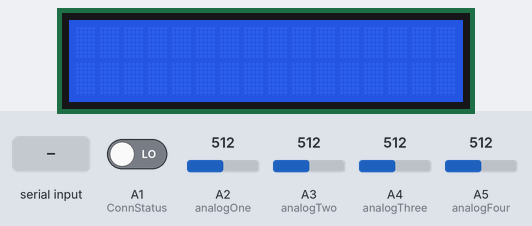
The sketch below on a simulated Arduino Uno, built with avr-gcc and run on an emulated ATmega328P. On the bench: 16×2 character LCD. Inputs (shaded band) come from the test bench; at power-on: A1 (ConnStatus) LOW, A2 (analogOne) = 512, A3 (analogTwo) = 512, A4 (analogThree) = 512, A5 (analogFour) = 512. What the sketch prints to the serial monitor is not drawn.

Above: at 6.3 s.
6.4 s: "a" received over the second serial link
At 8.3 s:
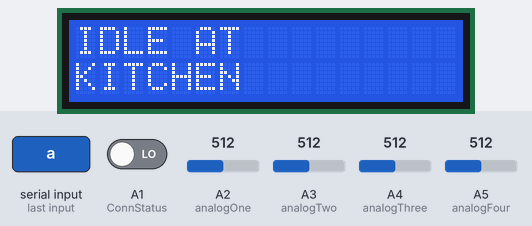
8.6 s: "b" received over the second serial link
At 10.2 s:
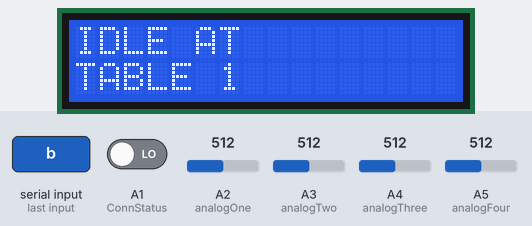
10.6 s: "A" received over the second serial link
At 12.0 s:
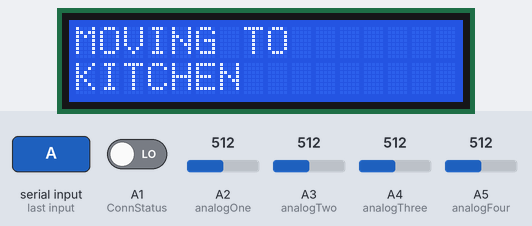
12.6 s: "B" received over the second serial link
At 13.7 s:
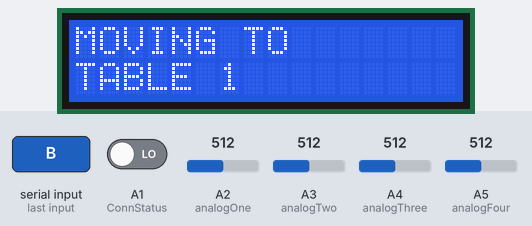
Timing chart, 0 to 15.6 s (numbered marks = the images above; inputs shaded):
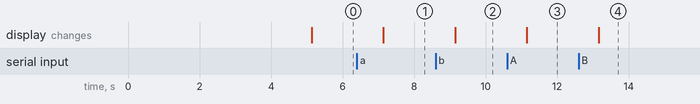

Measured:
- after the input at 6.4 s, the display: changes after 0.74 s (image 1)
- after the input at 8.6 s, the display: changes after 0.55 s (image 2)
- after the input at 10.6 s, the display: changes after 0.55 s (image 3)
- after the input at 12.6 s, the display: changes after 0.56 s (image 4)

The sketch:

backup_slave.ino
```cpp
//-----------------------------------------------------------------------------------------------------------//
//                                                                                                           //
//  Slave_ELEC1601_Student_2019_v3                                                                           //
//  The Instructor version of this code is identical to this version EXCEPT it also sets PIN codes           //
//  20191008 Peter Jones                                                                                     //
//                                                                                                           //
//  Bi-directional passing of serial inputs via Bluetooth                                                    //
//  Note: the void loop() contents differ from "capitalise and return" code                                  //
//                                                                                                           //
//  This version was initially based on the 2011 Steve Chang code but has been substantially revised         //
//  and heavily documented throughout.                                                                       //
//                                                                                                           //
//  20190927 Ross Hutton                                                                                     //
//  Identified that opening the Arduino IDE Serial Monitor asserts a DTR signal which resets the Arduino,    //
//  causing it to re-execute the full connection setup routine. If this reset happens on the Slave system,   //
//  re-running the setup routine appears to drop the connection. The Master is unaware of this loss and      //
//  makes no attempt to re-connect. Code has been added to check if the Bluetooth connection remains         //
//  established and, if so, the setup process is bypassed.                                                   //
//                                                                                                           //
//-----------------------------------------------------------------------------------------------------------//

#include <SoftwareSerial.h>   //Software Serial Port
#include <LiquidCrystal.h>
int contrast = 20;
int contrastPin = 8;
//One for each button
int analogOne = A2;
int analogTwo = A3;
int analogThree = A4;
int analogFour = A5;
// ###
LiquidCrystal lcd(12, 11, 5, 4, 3, 2);

//use this for the "waiting" after a button press
int period = 1000;
unsigned long timeNow = 0;
// ###

#define RxD 7
#define TxD 6
#define ConnStatus A1

#define DEBUG_ENABLED  1

// ##################################################################################
// ### EDIT THE LINES BELOW TO MATCH YOUR SHIELD NUMBER AND CONNECTION PIN OPTION ###
// ##################################################################################

int shieldPairNumber = 13;

// CAUTION: If ConnStatusSupported = true you MUST NOT use pin A1 otherwise "random" reboots will occur
// CAUTION: If ConnStatusSupported = true you MUST set the PIO[1] switch to A1 (not NC)

boolean ConnStatusSupported = true;   // Set to "true" when digital connection status is available on Arduino pin

// #######################################################

// The following two string variable are used to simplify adaptation of code to different shield pairs

String slaveNameCmd = "\r\n+STNA=Slave";   // This is concatenated with shieldPairNumber later

SoftwareSerial blueToothSerial(RxD,TxD);

void setup() {

  Serial.begin(9600);
  blueToothSerial.begin(38400);                    // Set Bluetooth module to default baud rate 38400

  pinMode(RxD, INPUT);
  pinMode(TxD, OUTPUT);
  pinMode(ConnStatus, INPUT);

  //  Check whether Master and Slave are already connected by polling the ConnStatus pin (A1 on SeeedStudio v1 shield)
  //  This prevents running the full connection setup routine if not necessary.

  if(ConnStatusSupported) Serial.println("Checking Slave-Master connection status.");

  if(ConnStatusSupported && digitalRead(ConnStatus)==1)
  {
    Serial.println("Already connected to Master - remove USB cable if reboot of Master Bluetooth required.");
  }
  else
  {
    Serial.println("Not connected to Master.");

    setupBlueToothConnection();   // Set up the local (slave) Bluetooth module

    delay(1000);                  // Wait one second and flush the serial buffers
    Serial.flush();
    blueToothSerial.flush();
  }

  // ## OUR OWN SETUP ##
  analogWrite(contrastPin, contrast);
  lcd.begin(16, 2);
  pinMode(analogOne, INPUT);
  pinMode(analogTwo, INPUT);
  pinMode(analogThree, INPUT);
  pinMode(analogFour, INPUT);

}

void loop() {

  char recvChar;

  while(1)
  {
    if(blueToothSerial.available())   // Check if there's any data sent from the remote Bluetooth shield
    {
      recvChar = blueToothSerial.read();
      if (recvChar == 'a') {
        show("IDLE AT", "KITCHEN");
      }
      else if (recvChar == 'b') {
        show("IDLE AT", "TABLE 1");
            }
      else if (recvChar == 'c') {
        show("IDLE AT", "TABLE 2");
      }
      else if (recvChar == 'A') {
        show("MOVING TO", "KITCHEN");
      }
      else if (recvChar == 'B') {
        show("MOVING TO", "TABLE 1");
      }
      else if (recvChar == 'C') {
        show("MOVING TO", "TABLE 2");
      }
    }

    int buttonOne = analogRead(analogOne);
    int buttonTwo = analogRead(analogTwo);
    int buttonThree = analogRead(analogThree);
    int buttonFour = analogRead(analogFour);

    if (isButtonPressed(buttonOne)) {
          sendSignal('1');
          //wait is in sendSignal() function
        }
    else if (isButtonPressed(buttonTwo)) {
          sendSignal('2');
        }
    else if (isButtonPressed(buttonThree)) {
          sendSignal('3');
        }
    else if (isButtonPressed(buttonFour)) {
          sendSignal('4');
        }
  }
}


// ### THIS FUNCTION NEEDS TESTING ASAP! ####
boolean isButtonPressed(float convertedVoltage) {
  if(convertedVoltage >= 500) {  //this i am unsure of, needs to be tested
    return true;
  }
  return false;
}

void sendSignal(char command) {
  blueToothSerial.println(command);
  wait();
}

void show(String lineOne, String lineTwo) {
  lcd.clear();
  lcd.setCursor(0,0);
  lcd.print(lineOne);
  lcd.setCursor(0,1);
  lcd.print(lineTwo);
}

void wait() {
  timeNow = millis();
  while(millis() < timeNow + period) {
    //do nothing
  }
}

void setupBlueToothConnection() {

    Serial.println("Setting up the local (slave) Bluetooth module.");

    slaveNameCmd += shieldPairNumber;
    slaveNameCmd += "\r\n";

    blueToothSerial.print("\r\n+STWMOD=0\r\n");      // Set the Bluetooth to work in slave mode
    blueToothSerial.print(slaveNameCmd);             // Set the Bluetooth name using slaveNameCmd
    blueToothSerial.print("\r\n+STAUTO=0\r\n");      // Auto-connection should be forbidden here
    blueToothSerial.print("\r\n+STOAUT=1\r\n");      // Permit paired device to connect me

    //  print() sets up a transmit/outgoing buffer for the string which is then transmitted via interrupts one character at a time.
    //  This allows the program to keep running, with the transmitting happening in the background.
    //  Serial.flush() does not empty this buffer, instead it pauses the program until all Serial.print()ing is done.
    //  This is useful if there is critical timing mixed in with Serial.print()s.
    //  To clear an "incoming" serial buffer, use while(Serial.available()){Serial.read();}

    blueToothSerial.flush();
    delay(2000);                                     // This delay is required

    blueToothSerial.print("\r\n+INQ=1\r\n");         // Make the slave Bluetooth inquirable

    blueToothSerial.flush();
    delay(2000);                                     // This delay is required

    Serial.println("The slave bluetooth is inquirable!");
}
```
